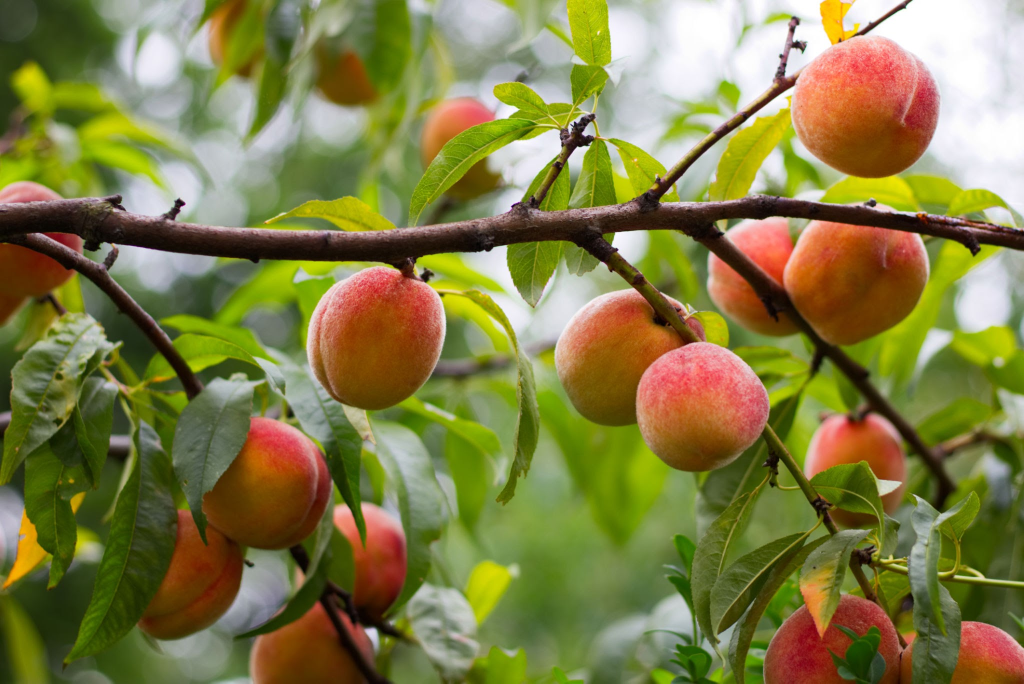
#> input picture Lab 04/cv_lab04.jpg, 2048 x 1367 px (shown at 1/2 size)
$ jupyter execute '20K-0134_CV Lab 04.ipynb'   (older library calls are emulated)
#> lines starting #> are read from the running program, lines starting #| are printed output that depends on the picture; after the words box and inside, x2 and y2 are one past the last pixel; in counts of white or black regions, pixels touching at a corner belong together
### Manahil Fatima Anwar
### 20K-0134
### BAI-7A
### CV Lab 04

### Task 02 (Linear Filtering)

[cell 1]
import cv2
import matplotlib.pyplot as plt

image = cv2.imread('cv_lab04.jpg', cv2.IMREAD_GRAYSCALE)
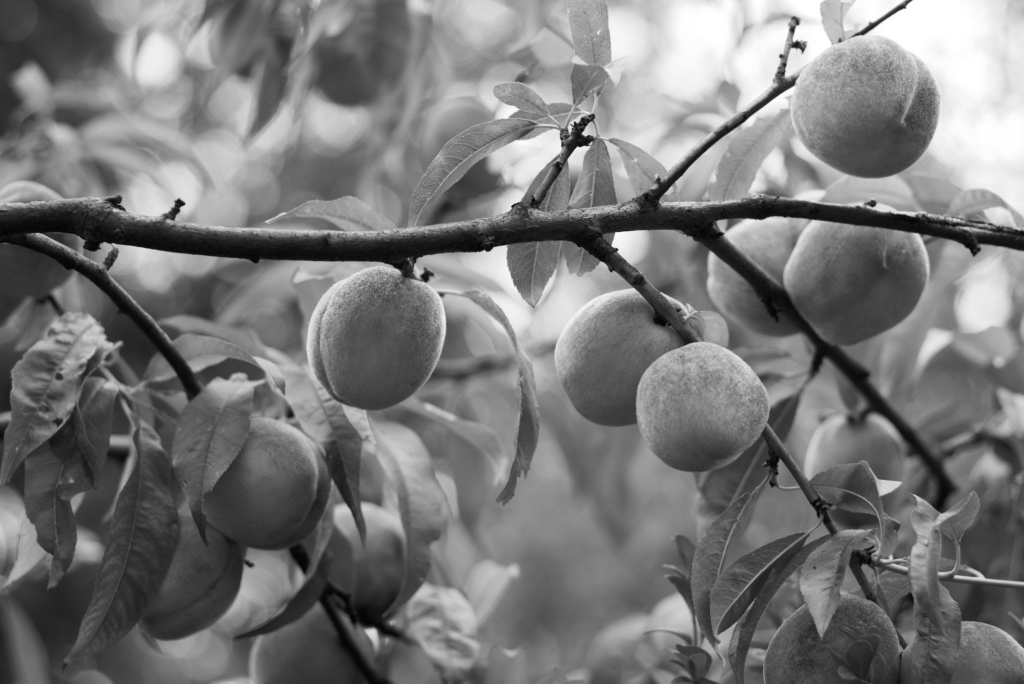
#> image: shape (1367, 2048) (shown at 1/2 size); min 0, max 255, mean 120.2

sigma = 1.5
gaussian_filtered_image = cv2.GaussianBlur(image, (0, 0), sigma)

sobel_x = cv2.Sobel(image, cv2.CV_64F, 1, 0, ksize=5)
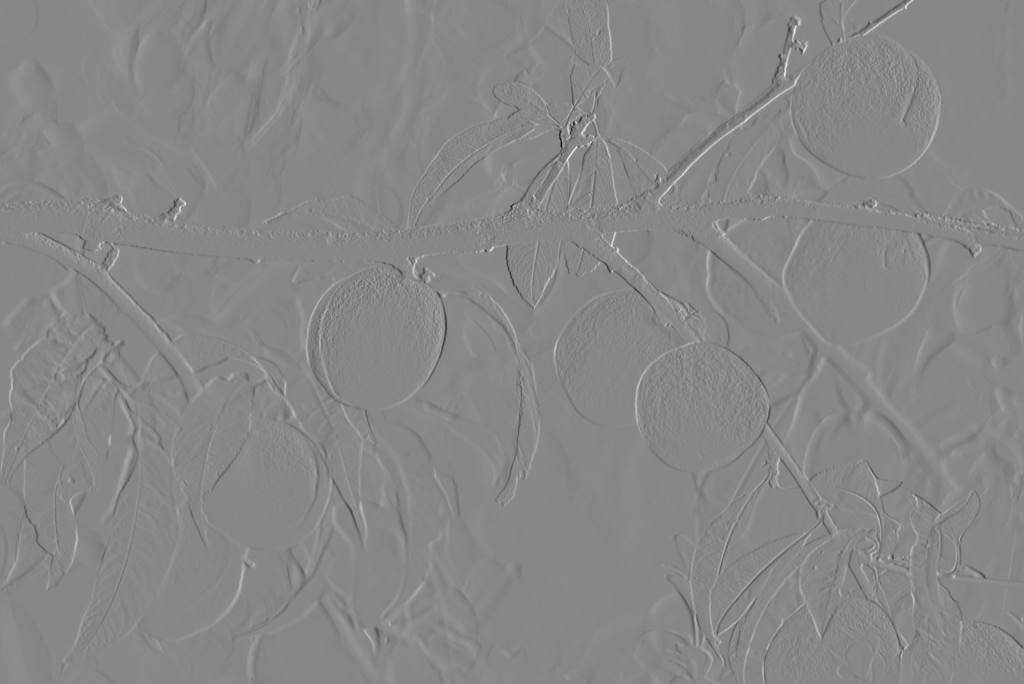
#> sobel_x: shape (1367, 2048) float64 (shown at 1/2 size); min -9043, max 7963, mean 4.6; drawn with min black and max white
sobel_y = cv2.Sobel(image, cv2.CV_64F, 0, 1, ksize=5)
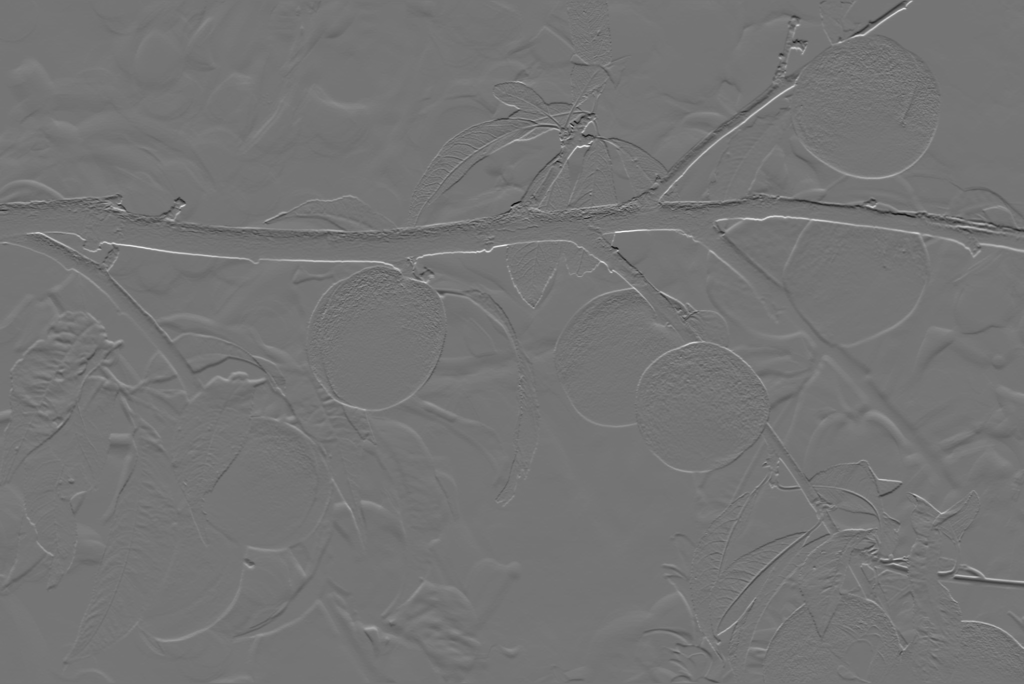
#> sobel_y: shape (1367, 2048) float64 (shown at 1/2 size); min -8189, max 9697, mean -8.6; drawn with min black and max white

laplacian = cv2.Laplacian(gaussian_filtered_image, cv2.CV_64F)

mean_filtered_image = cv2.blur(image, (5, 5))

plt.figure(figsize=(10, 6))
plt.subplot(2, 3, 1)
plt.imshow(image, cmap="gray")
plt.title('Original Image')

plt.subplot(2, 3, 2)
plt.imshow(gaussian_filtered_image, cmap="gray")
plt.title('Smoothed Image')

plt.subplot(2, 3, 3)
plt.imshow(sobel_x, cmap="gray")
plt.title('Sobel Filtering (X)')

plt.subplot(2, 3, 4)
plt.imshow(sobel_y, cmap="gray")
plt.title('Sobel Filtering (Y)')

plt.subplot(2, 3, 5)
plt.imshow(laplacian, cmap="gray")
plt.title('Sharpened Image')

plt.subplot(2, 3, 6)
plt.imshow(mean_filtered_image, cmap="gray")
plt.title('Mean Filtered Image')

plt.axis('off')

### Task 04 (Fourier Transformations)

[cell 2]
import numpy as np
import random

continuous_signal = np.array([round(random.uniform(0, 50), 1) for _ in range(10)])
sampled_indices = np.arange(0, len(continuous_signal))
sampled_signal = continuous_signal[sampled_indices]
time_axis = np.arange(0, len(continuous_signal))

plt.figure(figsize=(10, 4))
plt.subplot(2, 1, 1)
plt.plot(time_axis, continuous_signal, marker='o', linestyle='-', color='m')
plt.title("Continuous 1-D Signal")
plt.xlabel("Time (hours)")
plt.ylabel("Humidity")

plt.subplot(2, 1, 2)
plt.stem(sampled_indices, sampled_signal, basefmt=" ", markerfmt="ro", linefmt="-r")
plt.title("Sampled 1-D Signal")
plt.xlabel("Sample Index")
plt.ylabel("HUmidity")
plt.tight_layout()
plt.show()
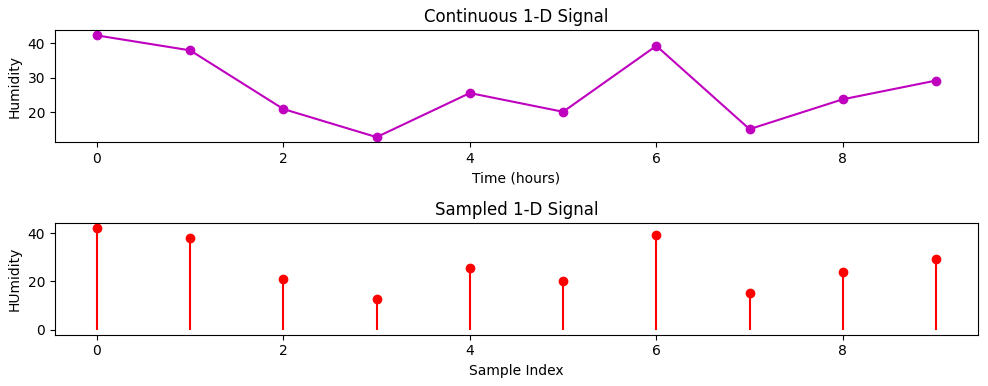
#> figure drawn by matplotlib, 2 panels; panel 1: curve peaks at x = 0, y = 42.2; panel 2: curve peaks at x = 0, y = 42.2

[cell 3]
image = cv2.imread('cv_lab04.jpg', cv2.IMREAD_GRAYSCALE)

fourier_transform = np.fft.fft2(image)
fourier_transform_shifted = np.fft.fftshift(fourier_transform)

magnitude_spectrum = np.log(np.abs(fourier_transform_shifted) + 1) # Avoid log(0) by adding 1
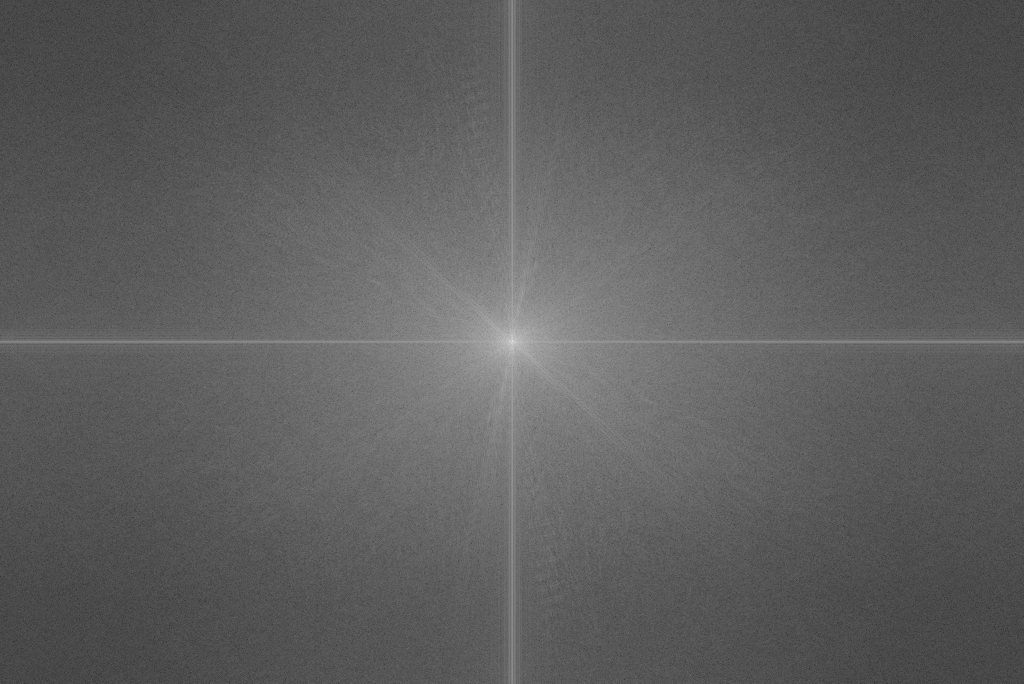
#> magnitude_spectrum: shape (1367, 2048) float64 (shown at 1/2 size); min 0.759, max 19.63, mean 7.73; drawn with min black and max white

plt.figure(figsize=(12, 6))
plt.subplot(1, 2, 1)
plt.imshow(image, cmap='gray')
plt.title('Original Image')
plt.subplot(1, 2, 2)
plt.imshow(magnitude_spectrum, cmap='gray')
plt.title('Magnitude Spectrum (log-scaled)')
plt.show()

[cell 4]
rows, cols = image.shape
#> rows = 1367; cols = 2048
center_x, center_y = rows // 2, cols // 2
#> center_x = 683; center_y = 1024
radius = 35

mask = np.ones((rows, cols), dtype=np.uint8)
cv2.circle(mask, (center_y, center_x), radius, 0, -1)
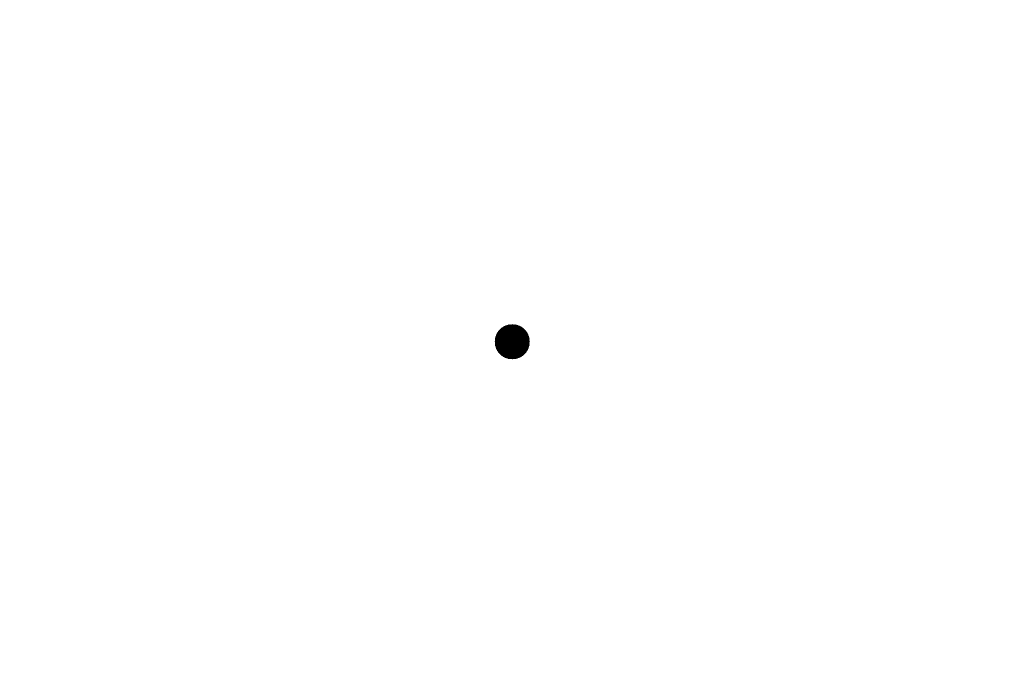
#> mask: shape (1367, 2048) (shown at 1/2 size); values 0 (black) and 1 (white), 99.9% white; 1 black region, box (x1, y1, x2, y2) and area: (989, 648, 1060, 719) 3853

filtered_spectrum = fourier_transform_shifted * mask

filtered_spectrum_shifted = np.fft.ifftshift(filtered_spectrum)

filtered_image = np.fft.ifft2(filtered_spectrum_shifted).real
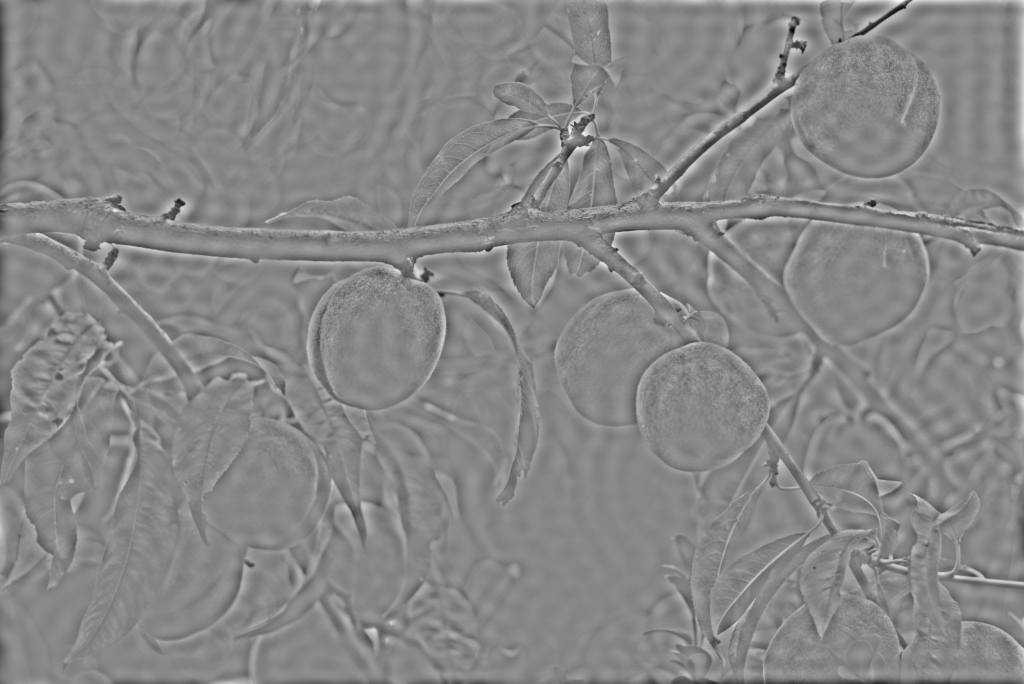
#> filtered_image: shape (1367, 2048) float64 (shown at 1/2 size); min -172.5, max 152.7, mean 0; drawn with min black and max white

plt.figure(figsize=(12, 6))
plt.subplot(1, 2, 1)
plt.imshow(image, cmap='gray')
plt.title('Original Image')

plt.subplot(1, 2, 2)
plt.imshow(filtered_image, cmap='gray')
plt.title('High-Pass Filtered Image')
plt.show()

[cell 5]
filtered_fourier_transform = np.fft.fft2(image)
threshold = 100000

filtered_fourier_transform[abs(filtered_fourier_transform) < threshold] = 0
compressed_image = np.abs(np.fft.ifft2(np.fft.ifftshift(filtered_fourier_transform)))

plt.imshow(compressed_image, cmap='gray')
plt.title('Compressed Image')
plt.show()
